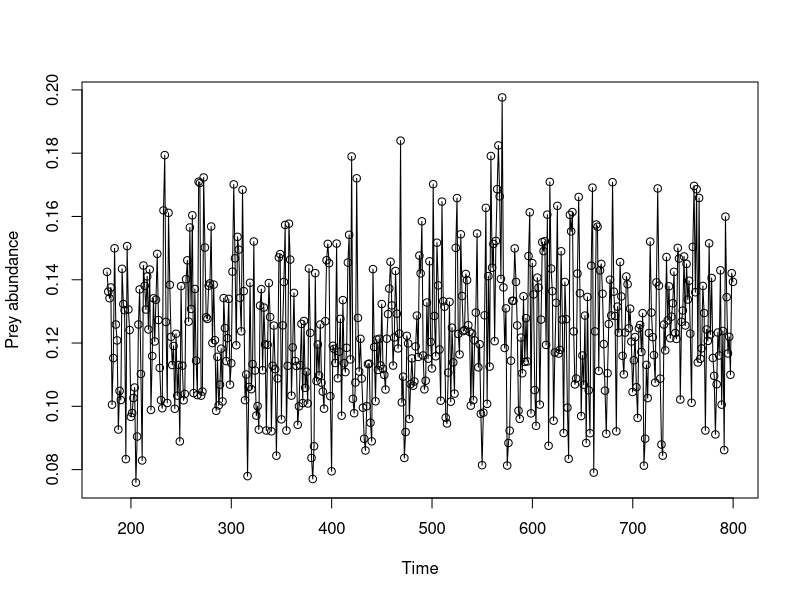
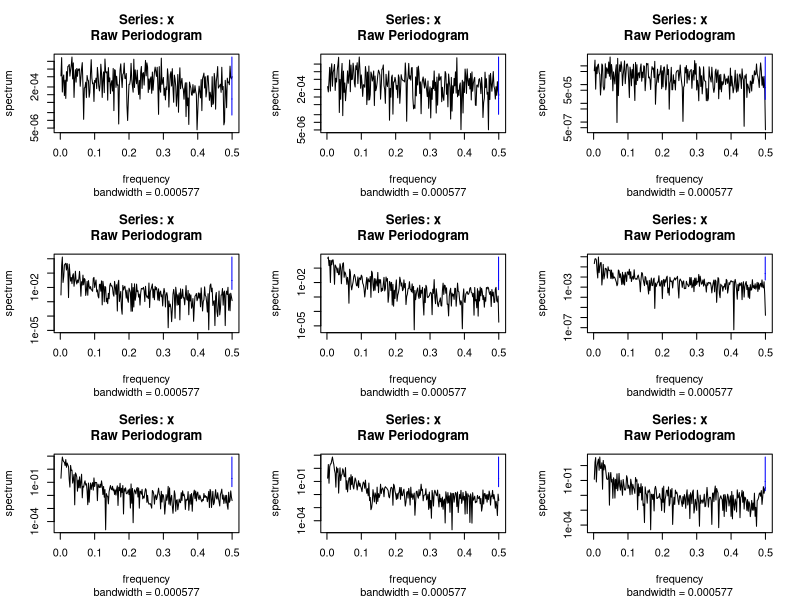
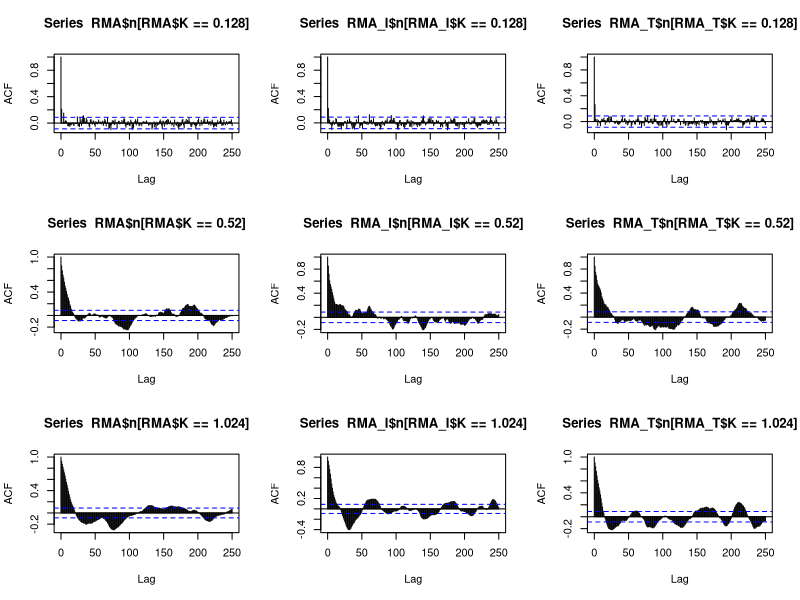
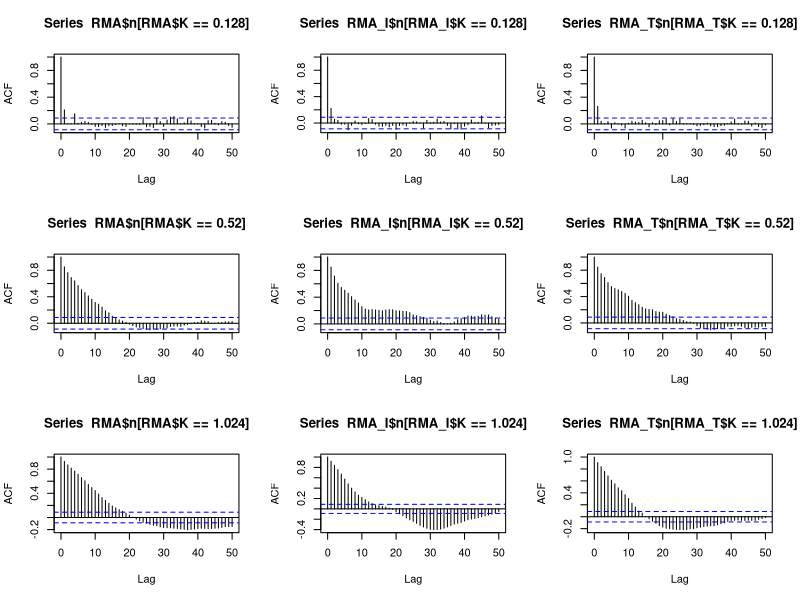
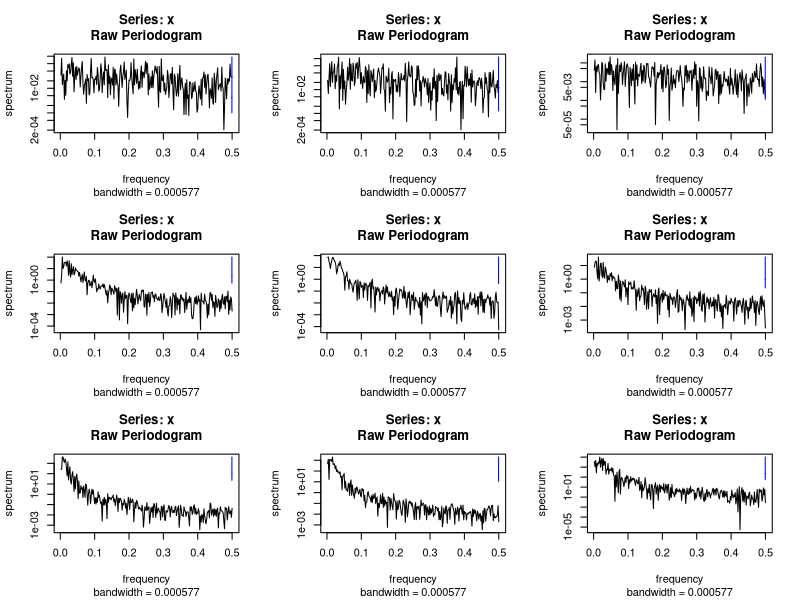
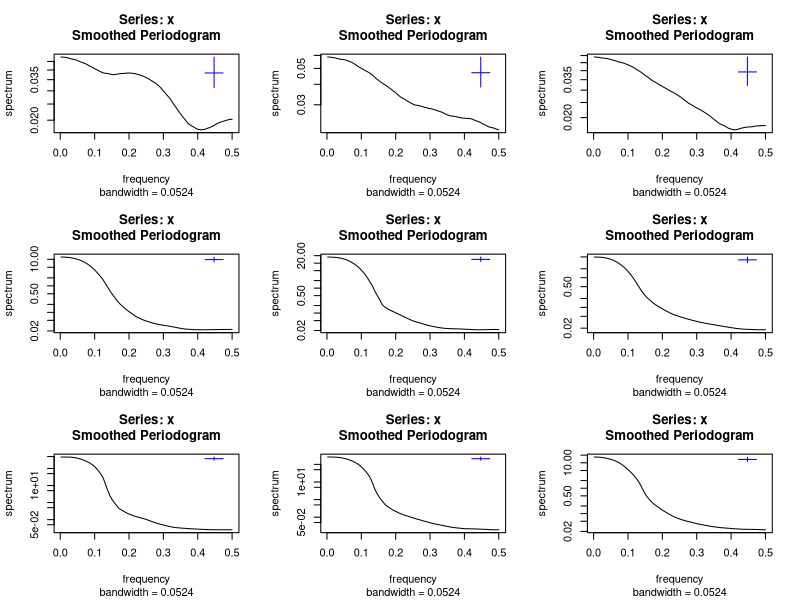
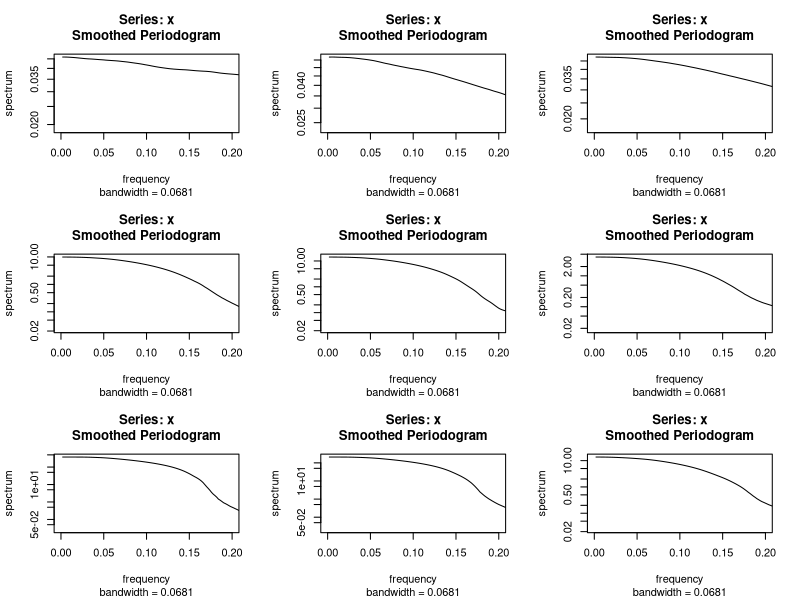
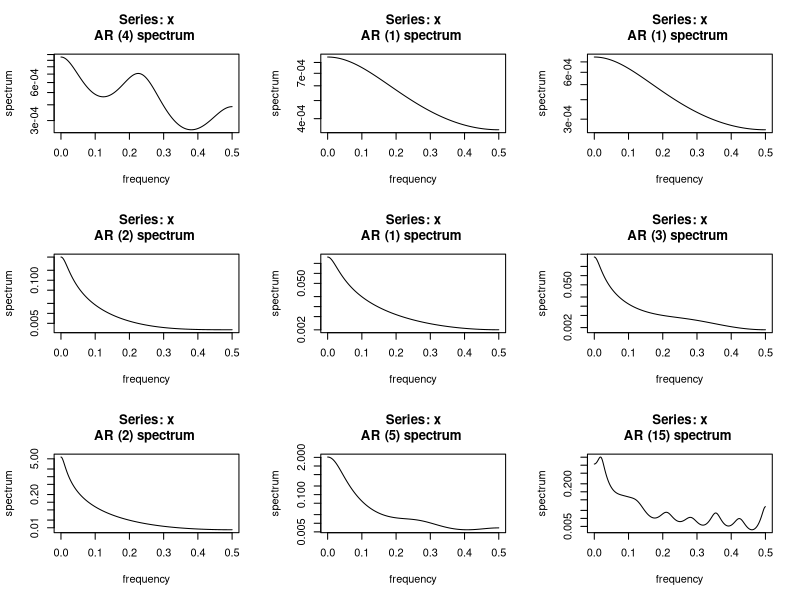

The R script that drew these images, in order:
### R file for plotting power spectrum

RMA = read.table("RMA.txt")
ncol(RMA)
names(RMA) = c("n","p","n2","p2","time","K")

RMA_I = read.table("RMA_I.txt")
ncol(RMA_I)
names(RMA_I) = c("n","p","n2","p2","time","K")

RMA_T = read.table("RMA_T.txt")
ncol(RMA_T)
names(RMA_T) = c("n","p","n2","p2","time","K")

## Selecting a couple of K close to 0.1, 0.5, 1.0 
RMA[RMA$K %in% c(0.128,0.520,1.024),]

plot(RMA$time[RMA$K==0.128],RMA$n[RMA$K==0.128],type="o",xlab = "Time",ylab = "Prey abundance")

par(mfrow=c(3,3))
spectrum(RMA$n[RMA$K==0.128])
spectrum(RMA_I$n[RMA_I$K==0.128])
spectrum(RMA_T$n[RMA_T$K==0.128])

spectrum(RMA$n[RMA$K==0.520])
spectrum(RMA_I$n[RMA_I$K==0.520])
spectrum(RMA_T$n[RMA_T$K==0.520])

spectrum(RMA$n[RMA$K==1.024])
spectrum(RMA_I$n[RMA_I$K==1.024])
spectrum(RMA_T$n[RMA_T$K==1.024])

### ACF -- do we see some periodicity here? 
par(mfrow=c(3,3))
acf(RMA$n[RMA$K==0.128],lag.max = 250)
acf(RMA_I$n[RMA_I$K==0.128],lag.max = 250)
acf(RMA_T$n[RMA_T$K==0.128],lag.max = 250)

acf(RMA$n[RMA$K==0.520],lag.max = 250)
acf(RMA_I$n[RMA_I$K==0.520],lag.max = 250)
acf(RMA_T$n[RMA_T$K==0.520],lag.max = 250)

acf(RMA$n[RMA$K==1.024],lag.max = 250)
acf(RMA_I$n[RMA_I$K==1.024],lag.max = 250)
acf(RMA_T$n[RMA_T$K==1.024],lag.max = 250)
## Seems like some long-run BUT these can perhaps arise out of randomness?

## For 50 timesteps -- given we cannot test for much more
par(mfrow=c(3,3))
acf(RMA$n[RMA$K==0.128],lag.max = 50)
acf(RMA_I$n[RMA_I$K==0.128],lag.max = 50)
acf(RMA_T$n[RMA_T$K==0.128],lag.max = 50)

acf(RMA$n[RMA$K==0.520],lag.max = 50)
acf(RMA_I$n[RMA_I$K==0.520],lag.max = 50)
acf(RMA_T$n[RMA_T$K==0.520],lag.max = 50)

acf(RMA$n[RMA$K==1.024],lag.max = 50)
acf(RMA_I$n[RMA_I$K==1.024],lag.max = 50)
acf(RMA_T$n[RMA_T$K==1.024],lag.max = 50)
# No periodicity

## In log-scale

par(mfrow=c(3,3))
spectrum(log(RMA$n[RMA$K==0.128]), method = "pgram")
spectrum(log(RMA_I$n[RMA_I$K==0.128]), method = "pgram")
spectrum(log(RMA_T$n[RMA_T$K==0.128]), method = "pgram")

spectrum(log(RMA$n[RMA$K==0.520]), method = "pgram")
spectrum(log(RMA_I$n[RMA_I$K==0.520]), method = "pgram")
spectrum(log(RMA_T$n[RMA_T$K==0.520]), method = "pgram")

spectrum(log(RMA$n[RMA$K==1.024]), method = "pgram")
spectrum(log(RMA_I$n[RMA_I$K==1.024]), method = "pgram")
spectrum(log(RMA_T$n[RMA_T$K==1.024]), method = "pgram")

## 

par(mfrow=c(3,3))
spec<-spectrum(log(RMA$n[RMA$K==0.128]), method = "pgram", kernel("daniell", c(40,20)),
               plot = FALSE)
plot(spec)
spec<-spectrum(log(RMA_I$n[RMA_I$K==0.128]), method = "pgram", kernel("daniell", c(40,20)),
         plot = FALSE)
plot(spec)
spec<-spectrum(log(RMA_T$n[RMA_T$K==0.128]), method = "pgram", kernel("daniell", c(40,20)),
         plot = FALSE)
plot(spec)

spec<-spectrum(log(RMA$n[RMA$K==0.520]), method = "pgram", kernel("daniell", c(40,20)),
         plot = FALSE)
plot(spec)
spec<-spectrum(log(RMA_I$n[RMA_I$K==0.520]), method = "pgram", kernel("daniell", c(40,20)),
         plot = FALSE)
plot(spec)
spec<-spectrum(log(RMA_T$n[RMA_T$K==0.520]), method = "pgram", kernel("daniell", c(40,20)),
         plot = FALSE)
plot(spec)
spec<-spectrum(log(RMA$n[RMA$K==1.024]), method = "pgram", kernel("daniell", c(40,20)),
               plot = FALSE)
plot(spec)
spec<-spectrum(log(RMA_I$n[RMA_I$K==1.024]), method = "pgram", kernel("daniell", c(40,20)),
               plot = FALSE)
plot(spec)
spec<-spectrum(log(RMA_T$n[RMA_T$K==1.024]), method = "pgram", kernel("daniell", c(40,20)),
               plot = FALSE)
plot(spec)

## Perhaps I should zoom in the lower frequencies, with a max of 0.2=1/5
## With a sensible smoother
par(mfrow=c(3,3))
spec<-spectrum(log(RMA$n[RMA$K==0.128]), method = "pgram", kernel("daniell", c(50,30)),
              plot = FALSE)
plot(spec,xlim=c(0,0.2))
spec<-spectrum(log(RMA_I$n[RMA_I$K==0.128]), method = "pgram", kernel("daniell", c(50,30)),
              plot = FALSE)
plot(spec,xlim=c(0,0.2))
spec<-spectrum(log(RMA_T$n[RMA_T$K==0.128]), method = "pgram", kernel("daniell", c(50,30)),
              plot = FALSE)
plot(spec,xlim=c(0,0.2))
spec<-spectrum(log(RMA$n[RMA$K==0.520]), method = "pgram", kernel("daniell", c(50,30)),
              plot = FALSE)
plot(spec,xlim=c(0,0.2))
spec<-spectrum(log(RMA_I$n[RMA_I$K==0.520]), method = "pgram", kernel("daniell", c(50,30)),
              plot = FALSE)
plot(spec,xlim=c(0,0.2))
spec<-spectrum(log(RMA_T$n[RMA_T$K==0.520]), method = "pgram", kernel("daniell", c(50,30)),
              plot = FALSE)
plot(spec,xlim=c(0,0.2))
spec<-spectrum(log(RMA$n[RMA$K==1.024]), method = "pgram", kernel("daniell", c(50,30)),
              plot = FALSE)
plot(spec,xlim=c(0,0.2))
spec<-spectrum(log(RMA_I$n[RMA_I$K==1.024]), method = "pgram", kernel("daniell", c(50,30)),
              plot = FALSE)
plot(spec,xlim=c(0,0.2))
spec<-spectrum(log(RMA_T$n[RMA_T$K==1.024]), method = "pgram", kernel("daniell", c(50,30)),
              plot = FALSE)
plot(spec,xlim=c(0,0.2))
# 1/0.02 is 50 so we should see long-period cycles


## Different method -- but we don't have enough points it seems

par(mfrow=c(3,3))
spectrum(RMA$n[RMA$K==0.128], method = "ar")
spectrum(RMA_I$n[RMA_I$K==0.128], method = "ar")
spectrum(RMA_T$n[RMA_T$K==0.128], method = "ar")

spectrum(RMA$n[RMA$K==0.520], method = "ar")
spectrum(RMA_I$n[RMA_I$K==0.520], method = "ar")
spectrum(RMA_T$n[RMA_T$K==0.520], method = "ar")

spectrum(RMA$n[RMA$K==1.024], method = "ar")
spectrum(RMA_I$n[RMA_I$K==1.024], method = "ar")
spectrum(RMA_T$n[RMA_T$K==1.024], method = "ar")

## Log-scale might be better -- but not really

par(mfrow=c(3,3))
spectrum(log(RMA$n[RMA$K==0.128]), method = "ar")
spectrum(log(RMA_I$n[RMA_I$K==0.128]), method = "ar")
spectrum(log(RMA_T$n[RMA_T$K==0.128]), method = "ar")

spectrum(log(RMA$n[RMA$K==0.520]), method = "ar")
spectrum(log(RMA_I$n[RMA_I$K==0.520]), method = "ar")
spectrum(log(RMA_T$n[RMA_T$K==0.520]), method = "ar")

spectrum(log(RMA$n[RMA$K==1.024]), method = "ar")
spectrum(log(RMA_I$n[RMA_I$K==1.024]), method = "ar")
spectrum(log(RMA_T$n[RMA_T$K==1.024]), method = "ar")